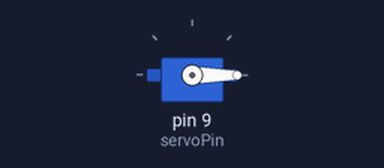
The sketch below on a simulated Arduino Uno, built with avr-gcc and run on an emulated ATmega328P. Shown: servo.

Above: at 0.05 s.
At 4.25 s:
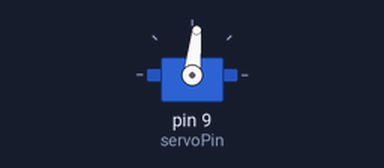
At 8.55 s:
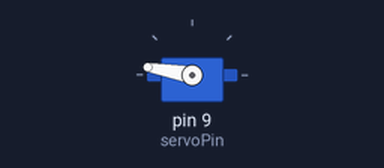
At 17.05 s:
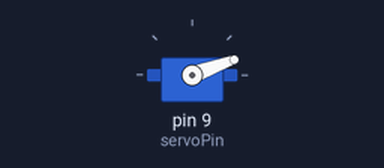
Timing chart, 0 to 23.4 s (numbered marks = the images above):
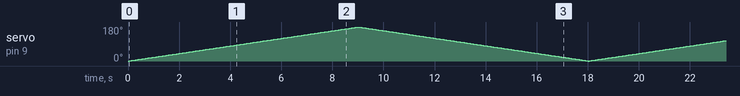

The sketch:

new.ino
```cpp
#include <Servo.h>

const int servoPin = 9;

Servo myServo;

float currentAngle = 0;
bool direction = true;
unsigned long lastMoveTime = 0;
const unsigned long moveInterval = 50;  // adjust for speed

void setup() {
  myServo.attach(servoPin);
  myServo.write(currentAngle);
}

void loop() {

  if (millis() - lastMoveTime >= moveInterval) {
    currentAngle += direction ? 1 : -1;
    if (currentAngle >= 180) direction = false;
    if (currentAngle <= 0) direction = true;

    myServo.write(currentAngle);
    lastMoveTime = millis();
  }
}
```
